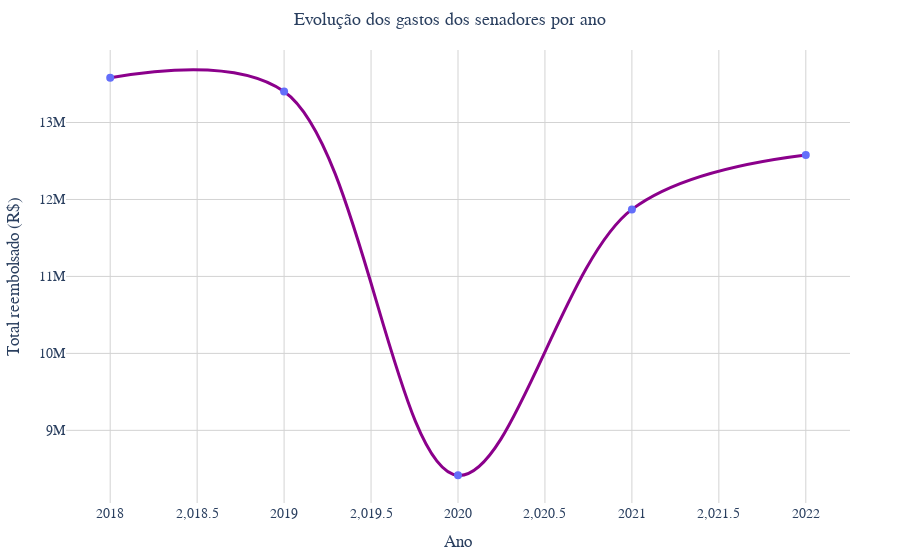

Notebook code for this chart:
### Markdown cell above
### 2.4 Comparação anual de gastos
   **Pergunta:** Houve um aumento ou diminuição nos gastos dos senadores ao longo dos anos?  
   
   **Hipótese:** Os gastos podem aumentar em anos eleitorais devido a uma maior necessidade de divulgação das atividades parlamentares.

### Code cell
# Agrupar os gastos por ano e somar os valores reembolsados
df_anos = df_ceaps_limpo.groupby("ANO")["VALOR_REEMBOLSADO"].sum().reset_index()

# Ordenar os anos para garantir a sequência correta no gráfico
df_anos = df_anos.sort_values("ANO")

fig = px.line(df_anos, x="ANO", y="VALOR_REEMBOLSADO", markers=True, 
              title="Evolução dos Gastos dos Senadores por Ano",
              line_shape="spline",
              color_discrete_sequence=["#8B008B"]
)

# Melhorar o layout do gráfico
fig.update_layout(
    title=dict(text="Evolução dos gastos dos senadores por ano", x=0.5, font=dict(size=18, family="Arial, sans-serif")),
    xaxis_title="Ano",
    yaxis_title="Total reembolsado (R$)",
    template="plotly_white",
    font=dict(family="Arial, sans-serif", size=14),
    margin=dict(l=50, r=50, t=50, b=50),
    hovermode="x unified",
    plot_bgcolor="rgba(0,0,0,0)",
    xaxis=dict(showgrid=True, gridcolor="lightgrey"),
    yaxis=dict(showgrid=True, gridcolor="lightgrey"),
)

# Adicionar rótulos e estilizar linha e marcadores
fig.update_traces(
    line=dict(width=3),
    marker=dict(size=8, symbol="circle", color="#636EFA"),  
    hovertemplate="Ano: %{x}<br>Reembolso: R$%{y:,.2f}"
)

fig.show()

### Figure 1 — Plotly figure (JSON) as saved in the notebook; plotly's stock layout.template omitted (floating-point values rounded to 4 significant figures)
{"data": [{"hovertemplate": "Ano: %{x}<br>Reembolso: R$%{y:,.2f}", "legendgroup": "", "line": {"color": "#8B008B", "dash": "solid", "shape": "spline", "width": 3}, "marker": {"color": "#636EFA", "size": 8, "symbol": "circle"}, "mode": "lines+markers", "name": "", "orientation": "v", "showlegend": false, "type": "scatter", "x": [2018, 2019, 2020, 2021, 2022], "xaxis": "x", "y": [13580000.0, 13400000.0, 8415000.0, 11870000.0, 12580000.0], "yaxis": "y"}], "layout": {"font": {"family": "Arial, sans-serif", "size": 14}, "hovermode": "x unified", "legend": {"tracegroupgap": 0}, "margin": {"b": 50, "l": 50, "r": 50, "t": 50}, "plot_bgcolor": "rgba(0,0,0,0)", "title": {"font": {"family": "Arial, sans-serif", "size": 18}, "text": "Evolução dos gastos dos senadores por ano", "x": 0.5}, "xaxis": {"anchor": "y", "domain": [0, 1], "gridcolor": "lightgrey", "showgrid": true, "title": {"text": "Ano"}}, "yaxis": {"anchor": "x", "domain": [0, 1], "gridcolor": "lightgrey", "showgrid": true, "title": {"text": "Total reembolsado (R$)"}}}}
